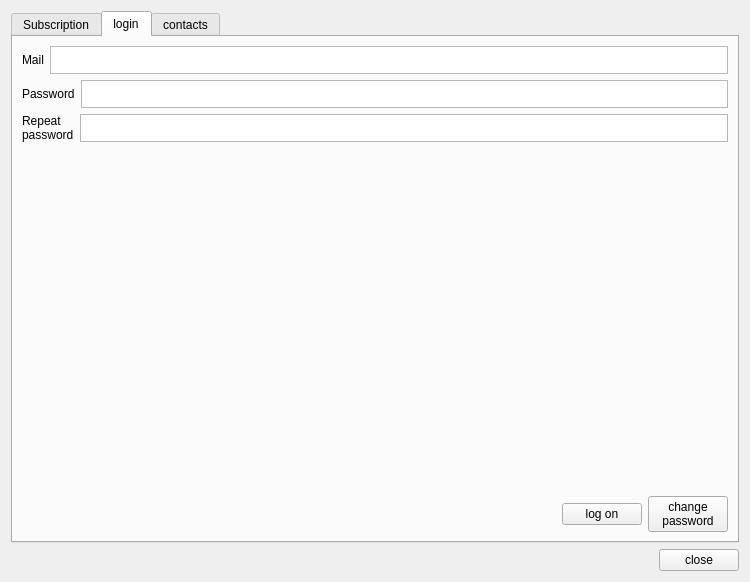
<?xml version="1.0" encoding="UTF-8"?>
<ui version="4.0">
 <class>cloud_ui</class>
 <widget class="QDialog" name="cloud_ui">
  <property name="geometry">
   <rect>
    <x>0</x>
    <y>0</y>
    <width>750</width>
    <height>582</height>
   </rect>
  </property>
  <property name="windowTitle">
   <string>Form</string>
  </property>
  <layout class="QVBoxLayout" name="verticalLayout">
   <item>
    <widget class="QTabWidget" name="tab_main">
     <property name="currentIndex">
      <number>1</number>
     </property>
     <widget class="QWidget" name="subscription">
      <attribute name="title">
       <string>Subscription</string>
      </attribute>
      <layout class="QVBoxLayout" name="verticalLayout_6">
       <item>
        <layout class="QHBoxLayout" name="horizontalLayout_2">
         <item>
          <widget class="QLabel" name="label_4">
           <property name="text">
            <string>My balance</string>
           </property>
          </widget>
         </item>
         <item>
          <widget class="QLabel" name="balance">
           <property name="text">
            <string>0 months</string>
           </property>
          </widget>
         </item>
        </layout>
       </item>
       <item>
        <layout class="QHBoxLayout" name="horizontalLayout_3">
         <item>
          <widget class="QLabel" name="label_6">
           <property name="text">
            <string>Buy months</string>
           </property>
          </widget>
         </item>
         <item>
          <layout class="QVBoxLayout" name="verticalLayout_4">
           <item>
            <widget class="QPushButton" name="ac_1">
             <property name="text">
              <string>Add 1 months for 2.99€</string>
             </property>
            </widget>
           </item>
           <item>
            <widget class="QPushButton" name="ac_3">
             <property name="text">
              <string>Add 3 months for 5.99€</string>
             </property>
            </widget>
           </item>
           <item>
            <widget class="QPushButton" name="ac_6">
             <property name="text">
              <string>Add 6 months for 9.99€</string>
             </property>
            </widget>
           </item>
           <item>
            <widget class="QPushButton" name="ac_12">
             <property name="text">
              <string>Add 12 months for 14.99€</string>
             </property>
            </widget>
           </item>
          </layout>
         </item>
        </layout>
       </item>
       <item>
        <layout class="QHBoxLayout" name="horizontalLayout_4">
         <item>
          <spacer name="horizontalSpacer_3">
           <property name="orientation">
            <enum>Qt::Horizontal</enum>
           </property>
           <property name="sizeType">
            <enum>QSizePolicy::MinimumExpanding</enum>
           </property>
           <property name="sizeHint" stdset="0">
            <size>
             <width>40</width>
             <height>50</height>
            </size>
           </property>
          </spacer>
         </item>
         <item>
          <layout class="QVBoxLayout" name="verticalLayout_5">
           <item>
            <spacer name="verticalSpacer_2">
             <property name="orientation">
              <enum>Qt::Vertical</enum>
             </property>
             <property name="sizeHint" stdset="0">
              <size>
               <width>20</width>
               <height>40</height>
              </size>
             </property>
            </spacer>
           </item>
           <item>
            <widget class="QPushButton" name="button_info">
             <property name="text">
              <string>Info</string>
             </property>
            </widget>
           </item>
          </layout>
         </item>
        </layout>
       </item>
      </layout>
     </widget>
     <widget class="QWidget" name="login">
      <attribute name="title">
       <string>login</string>
      </attribute>
      <layout class="QVBoxLayout" name="verticalLayout_3">
       <item>
        <layout class="QHBoxLayout" name="email">
         <item>
          <widget class="QLabel" name="label">
           <property name="text">
            <string>Mail</string>
           </property>
          </widget>
         </item>
         <item>
          <widget class="QPlainTextEdit" name="plainTextEdit">
           <property name="maximumSize">
            <size>
             <width>16777215</width>
             <height>28</height>
            </size>
           </property>
          </widget>
         </item>
        </layout>
       </item>
       <item>
        <layout class="QHBoxLayout" name="horizontalLayout_5">
         <item>
          <widget class="QLabel" name="label_2">
           <property name="text">
            <string>Password</string>
           </property>
          </widget>
         </item>
         <item>
          <widget class="QTextEdit" name="textEdit">
           <property name="maximumSize">
            <size>
             <width>16777215</width>
             <height>28</height>
            </size>
           </property>
          </widget>
         </item>
        </layout>
       </item>
       <item>
        <layout class="QHBoxLayout" name="layout_repeat_password">
         <item>
          <widget class="QLabel" name="label_3">
           <property name="text">
            <string>Repeat
password</string>
           </property>
          </widget>
         </item>
         <item>
          <widget class="QTextEdit" name="textEdit_2">
           <property name="maximumSize">
            <size>
             <width>16777215</width>
             <height>28</height>
            </size>
           </property>
          </widget>
         </item>
        </layout>
       </item>
       <item>
        <spacer name="verticalSpacer">
         <property name="orientation">
          <enum>Qt::Vertical</enum>
         </property>
         <property name="sizeHint" stdset="0">
          <size>
           <width>20</width>
           <height>40</height>
          </size>
         </property>
        </spacer>
       </item>
       <item>
        <layout class="QHBoxLayout" name="layout_password">
         <item>
          <spacer name="horizontalSpacer_2">
           <property name="orientation">
            <enum>Qt::Horizontal</enum>
           </property>
           <property name="sizeHint" stdset="0">
            <size>
             <width>40</width>
             <height>20</height>
            </size>
           </property>
          </spacer>
         </item>
         <item>
          <widget class="QPushButton" name="button_log">
           <property name="text">
            <string>log on</string>
           </property>
          </widget>
         </item>
         <item>
          <widget class="QPushButton" name="pushButton_2">
           <property name="text">
            <string>change 
password</string>
           </property>
          </widget>
         </item>
        </layout>
       </item>
      </layout>
     </widget>
     <widget class="QWidget" name="tab">
      <attribute name="title">
       <string>contacts</string>
      </attribute>
      <widget class="QWidget" name="verticalLayoutWidget_2">
       <property name="geometry">
        <rect>
         <x>10</x>
         <y>10</y>
         <width>711</width>
         <height>481</height>
        </rect>
       </property>
       <layout class="QVBoxLayout" name="verticalLayout_2"/>
      </widget>
     </widget>
    </widget>
   </item>
   <item>
    <layout class="QHBoxLayout" name="horizontalLayout">
     <item>
      <spacer name="horizontalSpacer">
       <property name="orientation">
        <enum>Qt::Horizontal</enum>
       </property>
       <property name="sizeHint" stdset="0">
        <size>
         <width>40</width>
         <height>20</height>
        </size>
       </property>
      </spacer>
     </item>
     <item>
      <widget class="QPushButton" name="close_button">
       <property name="text">
        <string>close</string>
       </property>
      </widget>
     </item>
    </layout>
   </item>
  </layout>
 </widget>
 <resources/>
 <connections/>
</ui>
